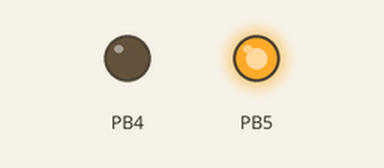
Recording of a program running on a simulated ATmega328P, built with avr-gcc and emulated at 16 MHz. Parts: output pins drawn as LEDs (lit = HIGH).

Above: at 2.5 s.
At 9.5 s:
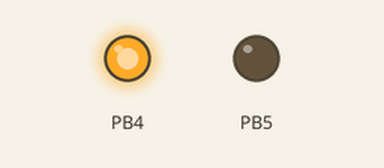
At 13.0 s:
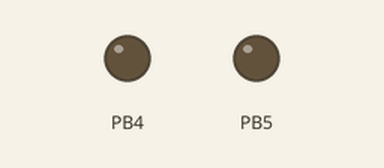
Timing chart, 0 to 18.2 s (numbered marks = the images above):
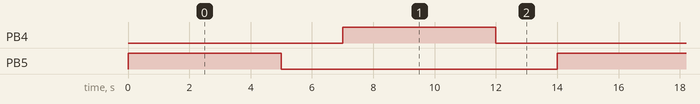

The program:

main.c
```c
/*
 * DC_motor_funtions.c
 *
 * Created: 9/25/2025 2:20:22 AM
 * Author : Jaise Biju
 */
#define F_CPU 16000000UL
#include <avr/io.h>
#include <util/delay.h>

void cw(){
	PORTB |=(1<<PORTB5);
	PORTB &=~(1<<PORTB4);
	_delay_ms(5000);
	};
void stp(){
	PORTB &=~(1<<PORTB4);
	PORTB &=~(1<<PORTB5);
	_delay_ms(2000);
}
void ccw(){
	PORTB |=(1<<PORTB4);
	PORTB &=~(1<<PORTB5);
	_delay_ms(5000)	;
}


int main(void)
{
	DDRB |=(1<<DDB5);
	DDRB |=(1<<DDB4);

    while (1)
    {
		cw();
		stp();
		ccw();
		stp();
    }
}
```

Measured:
- by itself, PB4, PB5: alternates HIGH for 5.0 s and LOW for 9.0 s
- by itself, everything shown: repeats every 14.0 s, in 4 steps
